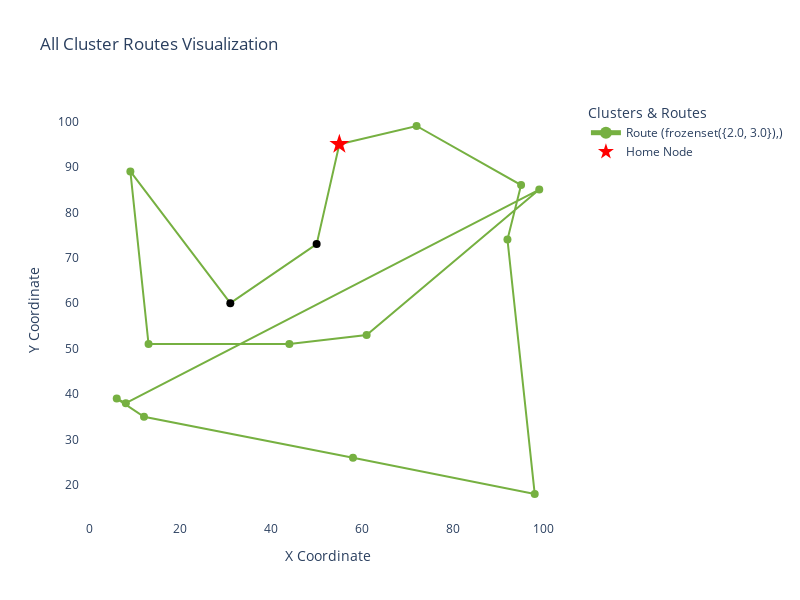

Notebook code for this chart:
### Code cell
plot_all_cluster_routes(route_lists, nodes_df)

### Figure 1 — Plotly figure (JSON) as saved in the notebook; plotly's stock layout.template omitted (floating-point values rounded to 4 significant figures)
{"data": [{"hoverinfo": "text", "hovertext": ["Node: 0<br>                 Time: 526<br>                Days: [1, 2, 5, 6, 7]<br>                Priority: 0.83<br>                Angle to home: 0.0<br>                Distance to home: 0.0<br>                Time Window: [[480, 960]]<br>                ", "Node: 18<br>                 Time: 548<br>                Days: [2, 3, 5, 6, 7]<br>                Priority: 0.54<br>                Angle to home: 257.19573393471325<br>                Distance to home: 22.56<br>                Time Window: [[480, 960], [1980, 2520], [660, 700]]<br>                ", "Node: 19<br>                 Time: 626<br>                Days: [2, 4, 5, 6, 7]<br>                Priority: 0.74<br>                Angle to home: 235.56101069119637<br>                Distance to home: 42.44<br>                Time Window: [[480, 960], [628, 668]]<br>                ", "Node: 5<br>                 Time: 723<br>                Days: [2, 3, 4, 5, 7]<br>                Priority: 1.00<br>                Angle to home: 187.43140797117252<br>                Distance to home: 46.39<br>                Time Window: [[540, 1080], [1980, 2520]]<br>                ", "Node: 1<br>                 Time: 820<br>                Days: [1, 2, 4, 5, 6]<br>                Priority: 0.33<br>                Angle to home: 226.33221985386965<br>                Distance to home: 60.83<br>                Time Window: [[480, 1020]]<br>                ", "Node: 12<br>                 Time: 901<br>                Days: [2, 3, 5, 6, 7]<br>                Priority: 0.07<br>                Angle to home: 255.96375653207352<br>                Distance to home: 45.35<br>                Time Window: [[540, 1080], [1980, 2460]]<br>                ", "Node: 17<br>                 Time: 973<br>                Days: [1, 2, 3, 5, 6]<br>                Priority: 0.41<br>                Angle to home: 278.13010235415595<br>                Distance to home: 42.43<br>                Time Window: [[540, 1080], [1920, 2460]]<br>                ", "Node: 2<br>                 Time: 1080<br>                Days: [1, 2, 4, 6, 7]<br>                Priority: 0.73<br>                Angle to home: 347.19573393471325<br>                Distance to home: 45.12<br>                Time Window: [[540, 1080]]<br>                ", "Node: 14<br>                 Time: 1921<br>                Days: [1, 2, 3, 6, 7]<br>                Priority: 0.38<br>                Angle to home: 230.49232455712743<br>                Distance to home: 73.88<br>                Time Window: [[480, 1020], [1920, 2460]]<br>                ", "Node: 3<br>                 Time: 1981<br>                Days: [2, 3, 4, 5, 7]<br>                Priority: 0.79<br>                Angle to home: 228.81407483429035<br>                Distance to home: 74.41<br>                Time Window: [[540, 1080], [1980, 2520]]<br>                ", "Node: 6<br>                 Time: 2046<br>                Days: [1, 3, 4, 5, 6]<br>                Priority: 0.22<br>                Angle to home: 234.3720927085791<br>                Distance to home: 73.82<br>                Time Window: [[1980, 2460]]<br>                ", "Node: 9<br>                 Time: 2137<br>                Days: [2, 3, 4, 6, 7]<br>                Priority: 0.15<br>                Angle to home: 272.4895529219991<br>                Distance to home: 69.07<br>                Time Window: [[540, 1080], [1920, 2460]]<br>                ", "Node: 8<br>                 Time: 2222<br>                Days: [3, 4, 5, 6, 7]<br>                Priority: 0.35<br>                Angle to home: 299.18080605249986<br>                Distance to home: 88.19<br>                Time Window: [[1980, 2460]]<br>                ", "Node: 13<br>                 Time: 2314<br>                Days: [2, 3, 4, 5, 7]<br>                Priority: 0.67<br>                Angle to home: 330.4221613187387<br>                Distance to home: 42.54<br>                Time Window: [[480, 960], [1920, 2400]]<br>                ", "Node: 4<br>                 Time: 2381<br>                Days: [1, 3, 4, 6, 7]<br>                Priority: 0.80<br>                Angle to home: 347.31961650818016<br>                Distance to home: 41.0<br>                Time Window: [[1980, 2460]]<br>                ", "Node: 16<br>                 Time: 2459<br>                Days: [1, 3, 4, 5, 6]<br>                Priority: 0.78<br>                Angle to home: 13.240519915187205<br>                Distance to home: 17.46<br>                Time Window: [[1920, 2460]]<br>                ", "Node: 0<br>                 Time: 2516<br>                Days: [1, 2, 5, 6, 7]<br>                Priority: 0.83<br>                Angle to home: 0.0<br>                Distance to home: 0.0<br>                Time Window: [[480, 960]]<br>                "], "line": {"color": "#76B041", "width": 2}, "marker": {"color": ["#76B041", "black", "black", "#76B041", "#76B041", "#76B041", "#76B041", "#76B041", "#76B041", "#76B041", "#76B041", "#76B041", "#76B041", "#76B041", "#76B041", "#76B041", "#76B041"], "size": 8}, "mode": "lines+markers", "name": "Route (frozenset({2.0, 3.0}),)", "type": "scatter", "x": [55, 50, 31, 9, 13, 44, 61, 99, 8, 6, 12, 58, 98, 92, 95, 72, 55], "y": [95, 73, 60, 89, 51, 51, 53, 85, 38, 39, 35, 26, 18, 74, 86, 99, 95]}, {"hoverinfo": "text", "hovertext": "Home: Node 0<br>X: 55<br>Y: 95", "marker": {"color": "red", "size": 15, "symbol": "star"}, "mode": "markers", "name": "Home Node", "type": "scatter", "x": [55], "y": [95]}], "layout": {"height": 600, "hovermode": "closest", "legend": {"itemsizing": "constant", "title": {"text": "Clusters & Routes"}}, "plot_bgcolor": "white", "title": {"text": "All Cluster Routes Visualization"}, "width": 800, "xaxis": {"title": {"text": "X Coordinate"}}, "yaxis": {"scaleanchor": "x", "scaleratio": 1, "title": {"text": "Y Coordinate"}}}}
